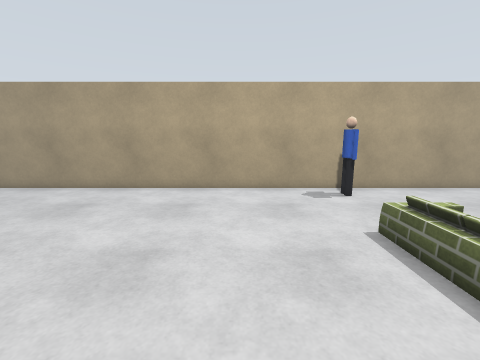
[1] (above)

16 first-person views from a walk through a robot-simulator world made for Gazebo. The camera is 1.3 m above the floor, tilts 10° down and sees 90° across. The floor is counted in squares, 0.5 m on a side. Each view is taken from the middle of a square. On the plan, view 1 faces up. The plan holds only what a view shows up to about 17 squares ahead; the rest is blank. The place goes on beyond the plan. Some stock models are drawn as simple stand-ins. Some surface patterns are stand-ins.

[2]
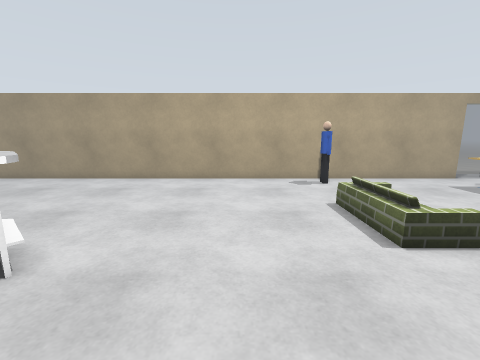

[3]
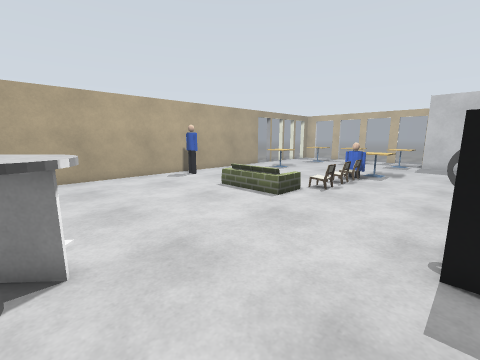

[4]
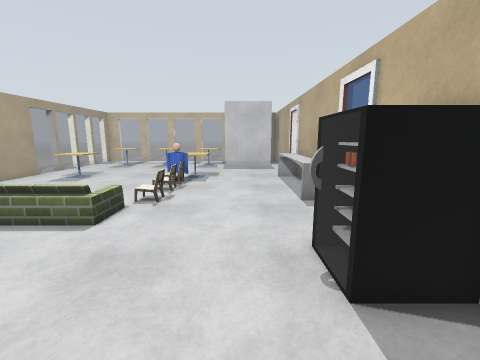

[5]
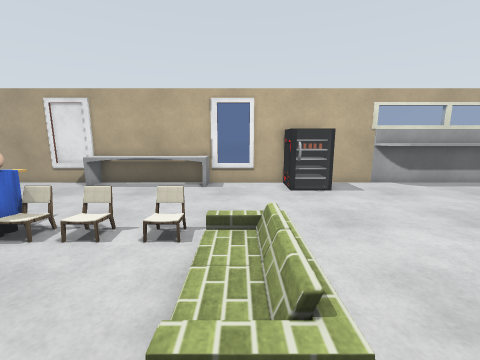

[6]
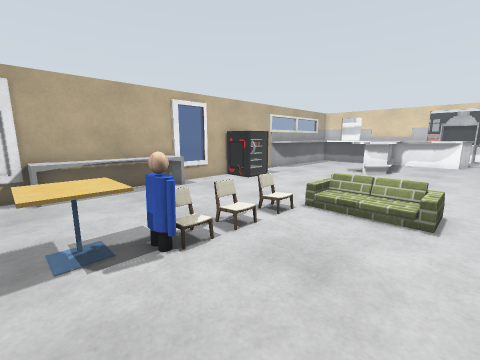

[7]
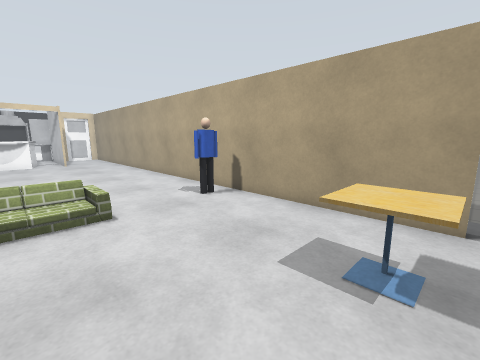

[8]
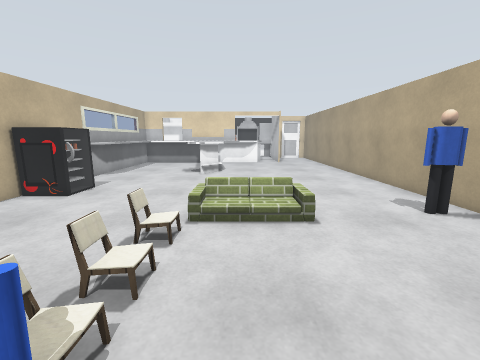

[9]
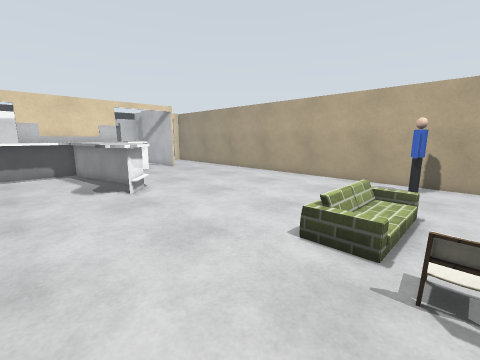

[10]
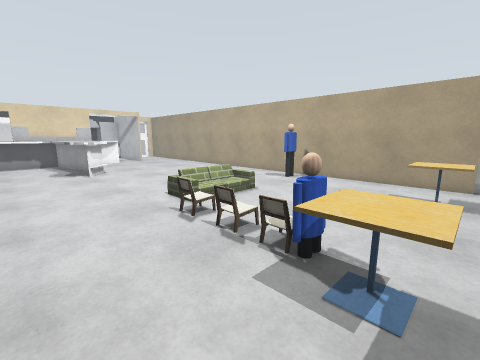

[11]
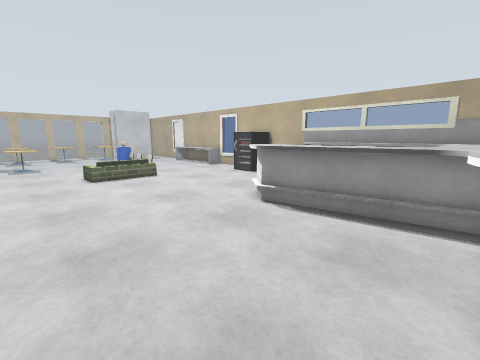

[12]
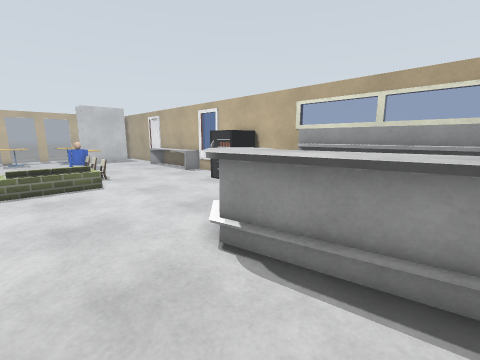

[13]
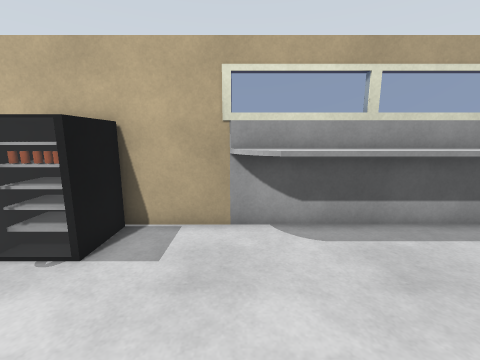

[14]
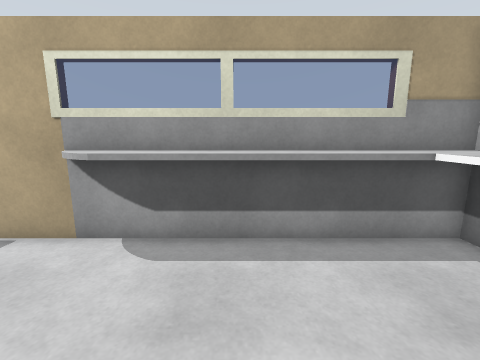

[15]
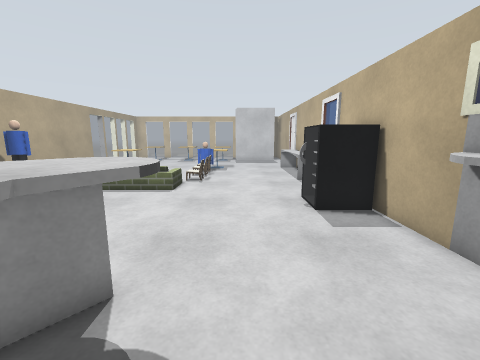

[16]
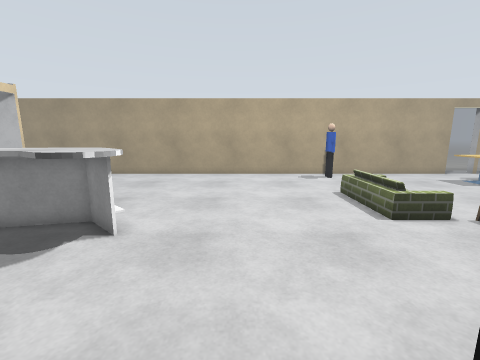

### Floor plan
Points are (right, up) in squares from view 1. A wall is a line through its corners. A room is listed if a view was taken in it or the views show most of it. See-through windows are left out.
Room 1 (views 1, 2, 3, 4, 5, 6, 7, 8, 9, 10, 11, 12, 13, 14, 15, 16)
walls: (0.5, -4.1) (2.2, -4.1); (-5.3, 0.1) (-6.2, 0.7) (-9.6, 0.2); (1.3, -4.4) (2, -4.1); (0.4, -5.9) (0.4, -3.8) (2.5, -3.8) (2.5, -5.9); (-11.3, 2) (-6, 2.8); (-10.9, -0.4) (-10.9, -4.8) (-3.8, -4.8) (-3.2, -5.1); (14.1, 12.4) (-12.5, 12.4); (-12.5, -5.9) (14.5, -5.9)
low walls: (-5.2, 2.6) (-4.1, 1.4); (-5.7, 2.2) (-12.6, 0.7); (6.8, -4.8) (13.2, -4.8) (13.2, -6); (-3.2, -5.1) (-2.8, -5.6); (6.8, -6) (6.8, -4.5); (8.9, -5.6) (11.4, -5.6); (-12.2, 1.3) (-5.6, 2.6); (-12.3, 1) (-5.6, 2.3) (-4.3, 1.2)
objects: sofa (4, 2) to (6, 6); person (5, 10) to (5, 11); chair (7, 1) to (7, 2); chair (9, 1) to (9, 2); chair (10, 1) to (11, 2); table (12, 0) to (14, 2); person (12, 1) to (12, 2); table (12, 8) to (14, 10)

Positions as (right, up) in squares from view 1, and headings:
1: (0, 0), facing up
2: (0, -3), facing up
3: (-5, -4), facing up-right
4: (-3, -2), facing right
5: (5, 8), facing down
6: (14, 7), facing down-left
7: (14, 4), facing up-left
8: (13, 4), facing left
9: (7, -3), facing up-left
10: (14, -3), facing up-left
11: (-12, 10), facing down-right
12: (-10, 6), facing down-right
13: (-3, 1), facing down
14: (-7, 0), facing down
15: (-8, -1), facing right
16: (-1, -5), facing up
